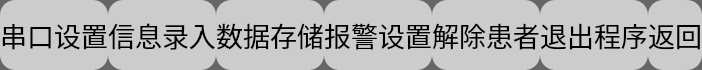
     <widget class="QWidget" name="widget_3" native="true">
      <property name="maximumSize">
       <size>
        <width>16777215</width>
        <height>70</height>
       </size>
      </property>
      <property name="styleSheet">
       <string notr="true">background-color: rgb(102, 101, 101);</string>
      </property>
      <layout class="QHBoxLayout" name="horizontalLayout_5">
       <property name="spacing">
        <number>0</number>
       </property>
       <property name="leftMargin">
        <number>0</number>
       </property>
       <property name="topMargin">
        <number>0</number>
       </property>
       <property name="rightMargin">
        <number>0</number>
       </property>
       <property name="bottomMargin">
        <number>0</number>
       </property>
       <item>
        <widget class="QPushButton" name="CK_btn">
         <property name="sizePolicy">
          <sizepolicy hsizetype="Minimum" vsizetype="Expanding">
           <horstretch>0</horstretch>
           <verstretch>0</verstretch>
          </sizepolicy>
         </property>
         <property name="minimumSize">
          <size>
           <width>0</width>
           <height>0</height>
          </size>
         </property>
         <property name="font">
          <font>
           <family>Agency FB</family>
           <pointsize>20</pointsize>
          </font>
         </property>
         <property name="styleSheet">
          <string notr="true">background-color: rgb(204, 204, 204);
border-radius: 15px;
</string>
         </property>
         <property name="text">
          <string>串口设置</string>
         </property>
        </widget>
       </item>
       <item>
        <widget class="QPushButton" name="XX_btn">
         <property name="sizePolicy">
          <sizepolicy hsizetype="Minimum" vsizetype="Expanding">
           <horstretch>0</horstretch>
           <verstretch>0</verstretch>
          </sizepolicy>
         </property>
         <property name="font">
          <font>
           <family>Agency FB</family>
           <pointsize>20</pointsize>
          </font>
         </property>
         <property name="styleSheet">
          <string notr="true">background-color: rgb(204, 204, 204);
border-radius: 15px;</string>
         </property>
         <property name="text">
          <string>信息录入</string>
         </property>
        </widget>
       </item>
       <item>
        <widget class="QPushButton" name="SJ_btn">
         <property name="sizePolicy">
          <sizepolicy hsizetype="Minimum" vsizetype="Expanding">
           <horstretch>0</horstretch>
           <verstretch>0</verstretch>
          </sizepolicy>
         </property>
         <property name="font">
          <font>
           <family>Agency FB</family>
           <pointsize>20</pointsize>
          </font>
         </property>
         <property name="styleSheet">
          <string notr="true">background-color: rgb(204, 204, 204);
border-radius: 15px;</string>
         </property>
         <property name="text">
          <string>数据存储</string>
         </property>
        </widget>
       </item>
       <item>
        <widget class="QPushButton" name="BJ_btn">
         <property name="sizePolicy">
          <sizepolicy hsizetype="Minimum" vsizetype="Expanding">
           <horstretch>0</horstretch>
           <verstretch>0</verstretch>
          </sizepolicy>
         </property>
         <property name="font">
          <font>
           <family>Agency FB</family>
           <pointsize>20</pointsize>
          </font>
         </property>
         <property name="styleSheet">
          <string notr="true">background-color: rgb(204, 204, 204);
border-radius: 15px;</string>
         </property>
         <property name="text">
          <string>报警设置</string>
         </property>
        </widget>
       </item>
       <item>
        <widget class="QPushButton" name="JC_btn">
         <property name="sizePolicy">
          <sizepolicy hsizetype="Minimum" vsizetype="Expanding">
           <horstretch>0</horstretch>
           <verstretch>0</verstretch>
          </sizepolicy>
         </property>
         <property name="font">
          <font>
           <family>Agency FB</family>
           <pointsize>20</pointsize>
          </font>
         </property>
         <property name="styleSheet">
          <string notr="true">background-color: rgb(204, 204, 204);
border-radius: 15px;</string>
         </property>
         <property name="text">
          <string>解除患者</string>
         </property>
        </widget>
       </item>
       <item>
        <widget class="QPushButton" name="TC_btn">
         <property name="sizePolicy">
          <sizepolicy hsizetype="Minimum" vsizetype="Expanding">
           <horstretch>0</horstretch>
           <verstretch>0</verstretch>
          </sizepolicy>
         </property>
         <property name="font">
          <font>
           <family>Agency FB</family>
           <pointsize>20</pointsize>
          </font>
         </property>
         <property name="styleSheet">
          <string notr="true">background-color: rgb(204, 204, 204);
border-radius: 15px;</string>
         </property>
         <property name="text">
          <string>退出程序</string>
         </property>
        </widget>
       </item>
       <item>
        <widget class="QPushButton" name="FH_btn">
         <property name="sizePolicy">
          <sizepolicy hsizetype="Minimum" vsizetype="Expanding">
           <horstretch>0</horstretch>
           <verstretch>0</verstretch>
          </sizepolicy>
         </property>
         <property name="font">
          <font>
           <family>Agency FB</family>
           <pointsize>20</pointsize>
          </font>
         </property>
         <property name="styleSheet">
          <string notr="true">background-color: rgb(204, 204, 204);
border-radius: 15px;</string>
         </property>
         <property name="text">
          <string>返回</string>
         </property>
         <property name="icon">
          <iconset resource="icons.qrc">
           <normaloff>:/icons/icons/返回.png</normaloff>:/icons/icons/返回.png</iconset>
         </property>
        </widget>
       </item>
      </layout>
     </widget>
